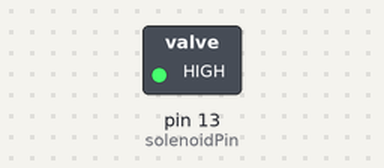
The sketch below on a simulated Arduino Leonardo, built with avr-gcc and run on an emulated ATmega32U4. Parts: switched loads named in the sketch (green lamp = pin HIGH). Dashed ring = blinking.

Above: at 0.5 s.
Timing chart, 0 to 4.6 s (numbered marks = the images above):
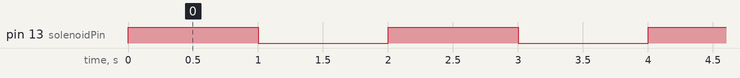

Measured:
- by itself, pin 13 (solenoidPin): alternates HIGH for 1.0 s and LOW for 1.0 s

The sketch:

Lock-Style_Solenoid_Practice.ino
```cpp
// References:
// https://www.adafruit.com/product/1512
// http://sensitiveresearch.com/elec/DoNotTIP/TIP120-motor.png
// https://learn.adafruit.com/secret-knock-activated-drawer-lock/wiring
// https://makenoisemakemusic.wordpress.com/tag/diy/

const int solenoidPin = 13;
int delayTime = 1000;

void setup() {
  // put your setup code here, to run once:
//  Serial.begin(9600);
//  while (!Serial) {
//    ; // wait for s erial port to connect. Needed for Leonardo
//  }
//  Serial.println(solenoidPin);
  pinMode(solenoidPin, OUTPUT);
}

void loop() {
  // put your main code here, to run repeatedly:
  unlockSolenoid();
  delay(delayTime);
}

void unlockSolenoid() {
  digitalWrite(solenoidPin, HIGH);
//  Serial.println("Unlocking");
  delay(delayTime);
  digitalWrite(solenoidPin, LOW);
//  Serial.println("Locking");
}
```
